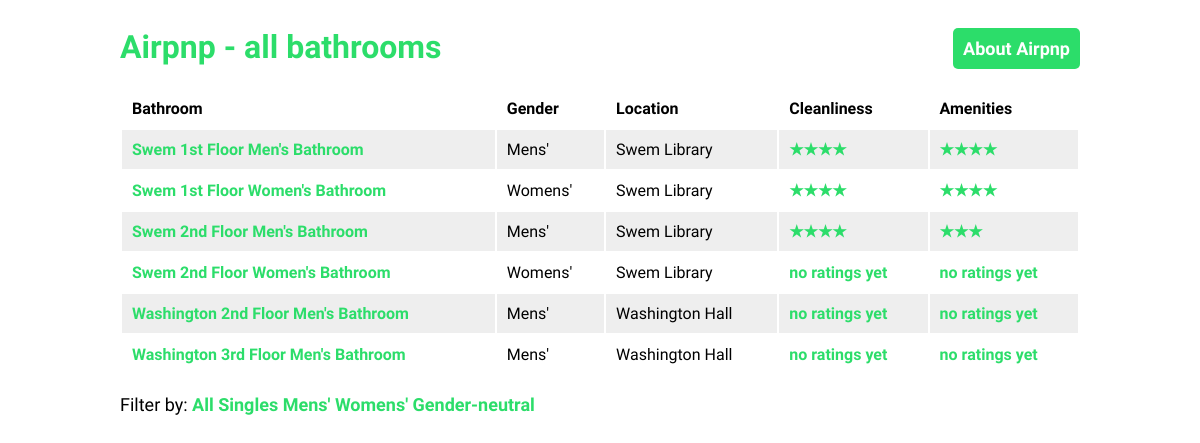
/bathrooms/, run on an earlier commit of the app's database.
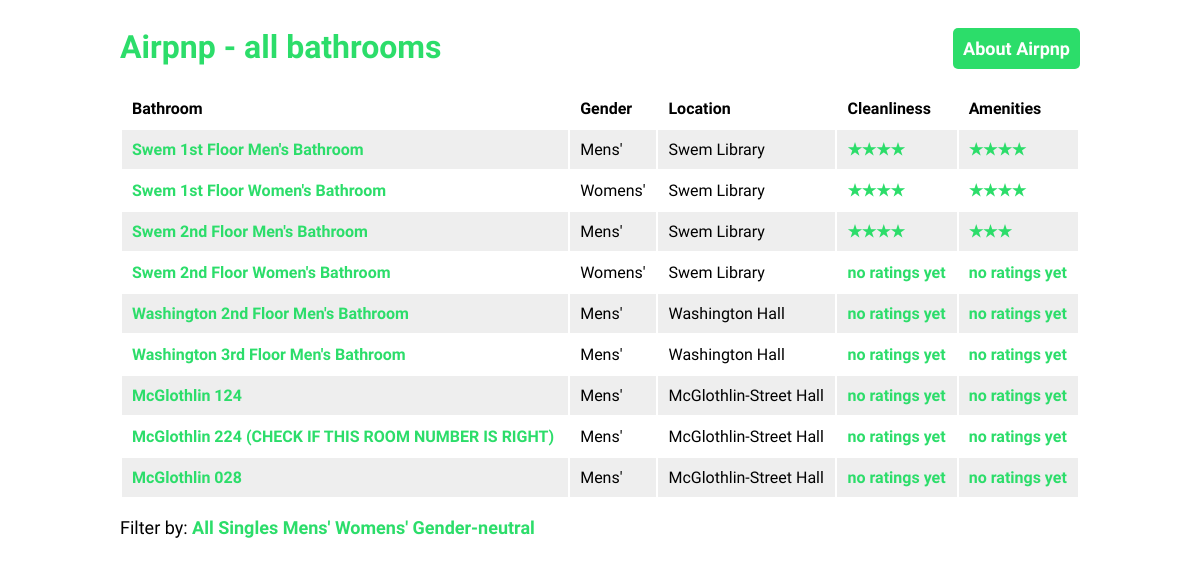
And on a later commit of the database.
### bathrooms/models.py (models this page shows, shortened)
class Bathroom(models.Model):
	name = models.CharField(max_length=100)
	gender = models.PositiveSmallIntegerField() # 0 = male; 1 = female; 2 = gender-neutral
	urinals = models.PositiveSmallIntegerField()
	stalls = models.PositiveSmallIntegerField()
	handicap_stalls = models.PositiveSmallIntegerField()
	sinks = models.PositiveSmallIntegerField()
	paper_towels = models.PositiveSmallIntegerField()
	hand_dryers = models.PositiveSmallIntegerField()
	windows = models.PositiveSmallIntegerField()
	location = models.ForeignKey(Location, on_delete=models.CASCADE)
	location_desc = models.CharField(max_length=300, blank=True)

class Location(models.Model):
	human_readable_location = models.CharField(max_length=100)
	google_maps_link = models.CharField(max_length=50)
	google_maps_embed = models.CharField(max_length=500)

### bathrooms/views.py (the view)
def list(request):
	bathroom_list = Bathroom.objects.all()
	heading = 'all bathrooms'
	filtertype = request.GET.get('filtertype')
	if filtertype == 'singles':
		bathroom_list = Bathroom.objects.filter(urinals=1)
		heading = 'single bathrooms'
	if filtertype == 'mens':
		bathroom_list = Bathroom.objects.filter(gender=0)
		heading = 'mens\' rooms'
	if filtertype == 'womens':
		bathroom_list = Bathroom.objects.filter(gender=1)
		heading = 'womens\' rooms'
	if filtertype == 'genderneutral':
		bathroom_list = Bathroom.objects.filter(gender=2)
		heading = 'gender neutral rooms'
	length = len(bathroom_list)
	ratings_list = []
	for bathroom in bathroom_list:
		ratings = Rating.objects.filter(bathroom__id=bathroom.id)
		numberRatings = getRatings(bathroom, ratings)
		starRatings = {
			'cleanliness': numToStars(numberRatings['cleanliness']),
			'amenities': numToStars(numberRatings['amenities']),
		}
		ratings_list.append(starRatings)
	return render(request, 'bathrooms/list.html', {
		'bathroom_list': zip(bathroom_list, ratings_list),
		'heading': heading,
		'length': length
	})

### bathrooms/views.py (called while the page is built)
def getRatings(bathroom, ratings):
	cleanliness_rating_sum = 0
	amenities_rating_sum = 0
	rating_n = 0
	for rating in ratings:
		cleanliness_rating_sum += rating.cleanliness_rating
		amenities_rating_sum += rating.amenities_rating
		rating_n += 1
	cleanliness_rating = 'no ratings yet'
	amenities_rating = 'no ratings yet'
	if rating_n > 0:
		cleanliness_rating = cleanliness_rating_sum / rating_n
		amenities_rating = amenities_rating_sum / rating_n
	return {
		'cleanliness': cleanliness_rating,
		'amenities': amenities_rating
	}

def numToStars(rating):
	if rating == 'no ratings yet':
		return rating
	rating = round(rating)
	string = ''
	for i in range(rating):
		string += '&#9733;'
	return string

### bathrooms/templates/bathrooms/list.html (shortened to what this page needs)
{% extends "bathrooms/template.html" %}
{% block content %}
<div id="title">
	<h1>Airpnp - {{ heading }}</h1>
	<p id="navbutton"><a href="{% url 'index' %}">About Airpnp</a></p>
</div>
{% if bathroom_list and length > 0%}
	<table>
		<tr>
			<th>Bathroom</th>
			<th>Gender</th>
			<th>Location</th>
			<th>Cleanliness</th>
			<th>Amenities</th>
		</tr>
	{% for bathroom, rating in bathroom_list %}
		<tr>
			<td><a href="{% url 'bathrooms:detail' bathroom.id %}">{{ bathroom.name }}</a></td>
			<td>
				{% if bathroom.gender == 0 %} Mens' {% endif %}
				{% if bathroom.gender == 1 %} Womens' {% endif %}
			</td>
			<td>{{ bathroom.location.human_readable_location }}</td>
			<td>{{ rating.cleanliness|safe|escape }}</td>
			<td>{{ rating.amenities|safe|escape }}</td>
		</tr>
	{% endfor %}
	</table>
{% else %}
<p>No bathrooms here :(</p>
<p>Unfortunately you'll have to take your business elsewhere.</p>
{% endif %}
<p>Filter by: <a href="{% url 'bathrooms:list' %}">All</a> <a href="{% url 'bathrooms:list' %}?filtertype=singles">Singles</a> <a href="{% url 'bathrooms:list' %}?filtertype=mens">Mens'</a> <a href="{% url 'bathrooms:list' %}?filtertype=womens">Womens'</a> <a href="{% url 'bathrooms:list' %}?filtertype=genderneutral">Gender-neutral</a>
{% endblock %}

### bathrooms/templates/bathrooms/template.html (shortened to what this page needs)
<!doctype html>
<html>
	<head>
		{% load static %}
		<link rel="stylesheet" type="text/css" href="{% static 'style.css' %}" />
	</head>
	<body>
		{% block content %}{% endblock %}
	</body>
</html>

### bathrooms/static/style.css (style rules this page uses)
body { font-family: 'Josefin Sans', sans-serif; width: 80%; min-width: 400px; margin-left: auto; margin-right: auto; padding: 20px; }
h1 { color: #2cdd6a; font-weight: bold; margin-top: 0px; }
p { font-size: 18px; }
a { font-weight: bold; text-decoration: none; }
a:visited, a:link { color: #2cdd6a; }
#title { position: relative; }
#navbutton a { position: absolute; right: 0px; top: 0px; }
#navbutton a, input[type=submit] { color: #ffffff; background-color: #2cdd6a; padding: 10px; border-radius: 5px; border: none; font-family: inherit; font-size: inherit; }
table { width: 100%; }
th { text-align: left; }
td, th { padding: 10px; }
tr:nth-child(even) { background-color: #eeeeee; }
td:nth-child(4), td:nth-child(5) { color: #2cdd6a; font-weight: bold; }

What changed in the data, as far as the page shows it:
added Bathroom: name "McGlothlin 124", gender "Mens'", location.human_readable_location "McGlothlin-Street Hall", cleanliness "no ratings yet", amenities "no ratings yet"
added Bathroom: name "McGlothlin 224 (CHECK IF THIS ROOM NUMBER IS RIGHT)", gender "Mens'", location.human_readable_location "McGlothlin-Street Hall", cleanliness "no ratings yet", amenities "no ratings yet"
added Bathroom: name "McGlothlin 028", gender "Mens'", location.human_readable_location "McGlothlin-Street Hall", cleanliness "no ratings yet", amenities "no ratings yet"
